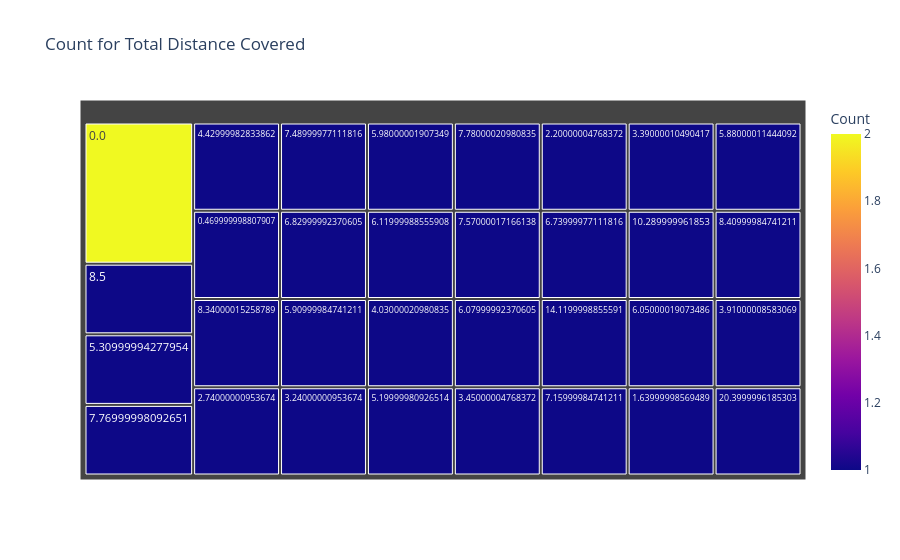

Notebook code for this chart:
### Markdown cell above
#### Chart - 4

### Code cell
# Chart - 4 visualization code
plt.style.use('dark_background')

md.columns = md.columns.str.strip()

# Count occurrences of each start station
distance_count = md["TotalDistance"].value_counts().reset_index()
distance_count.columns = ["TotalDistance", "Count"]

# Create the treemap
fig = px.treemap(distance_count, 
                 path=['TotalDistance'], 
                 values='Count', 
                 title="Count for Total Distance Covered",
                 color='Count', 
                 color_discrete_map={'(?)':'lightgrey', 'Lunch':'gold', 'Dinner':'darkblue'})

# Show the plot
fig.show()

### Figure 1 — Plotly figure (JSON) as saved in the notebook; plotly's stock layout.template omitted (floating-point values rounded to 4 significant figures)
{"data": [{"branchvalues": "total", "customdata": [[2.0], [1.0], [1.0], [1.0], [1.0], [1.0], [1.0], [1.0], [1.0], [1.0], [1.0], [1.0], [1.0], [1.0], [1.0], [1.0], [1.0], [1.0], [1.0], [1.0], [1.0], [1.0], [1.0], [1.0], [1.0], [1.0], [1.0], [1.0], [1.0], [1.0], [1.0], [1.0]], "domain": {"x": [0, 1], "y": [0, 1]}, "hovertemplate": "labels=%{label}<br>Count_sum=%{value}<br>parent=%{parent}<br>id=%{id}<br>Count=%{color}<extra></extra>", "ids": ["0.0", "8.5", "5.30999994277954", "7.76999998092651", "4.42999982833862", "0.469999998807907", "8.34000015258789", "2.74000000953674", "7.48999977111816", "6.82999992370605", "5.90999984741211", "3.24000000953674", "5.98000001907349", "6.11999988555908", "4.03000020980835", "5.19999980926514", "7.78000020980835", "2.20000004768372", "3.39000010490417", "5.88000011444092", "7.57000017166138", "6.07999992370605", "3.45000004768372", "6.73999977111816", "10.289999961853", "8.40999984741211", "14.1199998855591", "7.15999984741211", "6.05000019073486", "3.91000008583069", "1.63999998569489", "20.3999996185303"], "labels": ["0.0", "8.5", "5.30999994277954", "7.76999998092651", "4.42999982833862", "0.469999998807907", "8.34000015258789", "2.74000000953674", "7.48999977111816", "6.82999992370605", "5.90999984741211", "3.24000000953674", "5.98000001907349", "6.11999988555908", "4.03000020980835", "5.19999980926514", "7.78000020980835", "2.20000004768372", "3.39000010490417", "5.88000011444092", "7.57000017166138", "6.07999992370605", "3.45000004768372", "6.73999977111816", "10.289999961853", "8.40999984741211", "14.1199998855591", "7.15999984741211", "6.05000019073486", "3.91000008583069", "1.63999998569489", "20.3999996185303"], "marker": {"coloraxis": "coloraxis", "colors": [2.0, 1.0, 1.0, 1.0, 1.0, 1.0, 1.0, 1.0, 1.0, 1.0, 1.0, 1.0, 1.0, 1.0, 1.0, 1.0, 1.0, 1.0, 1.0, 1.0, 1.0, 1.0, 1.0, 1.0, 1.0, 1.0, 1.0, 1.0, 1.0, 1.0, 1.0, 1.0]}, "name": "", "parents": ["", "", "", "", "", "", "", "", "", "", "", "", "", "", "", "", "", "", "", "", "", "", "", "", "", "", "", "", "", "", "", ""], "type": "treemap", "values": [2.0, 1.0, 1.0, 1.0, 1.0, 1.0, 1.0, 1.0, 1.0, 1.0, 1.0, 1.0, 1.0, 1.0, 1.0, 1.0, 1.0, 1.0, 1.0, 1.0, 1.0, 1.0, 1.0, 1.0, 1.0, 1.0, 1.0, 1.0, 1.0, 1.0, 1.0, 1.0]}], "layout": {"coloraxis": {"colorbar": {"title": {"text": "Count"}}, "colorscale": [[0, "#0d0887"], [0.1111, "#46039f"], [0.2222, "#7201a8"], [0.3333, "#9c179e"], [0.4444, "#bd3786"], [0.5556, "#d8576b"], [0.6667, "#ed7953"], [0.7778, "#fb9f3a"], [0.8889, "#fdca26"], [1, "#f0f921"]]}, "legend": {"tracegroupgap": 0}, "title": {"text": "Count for Total Distance Covered"}}}
